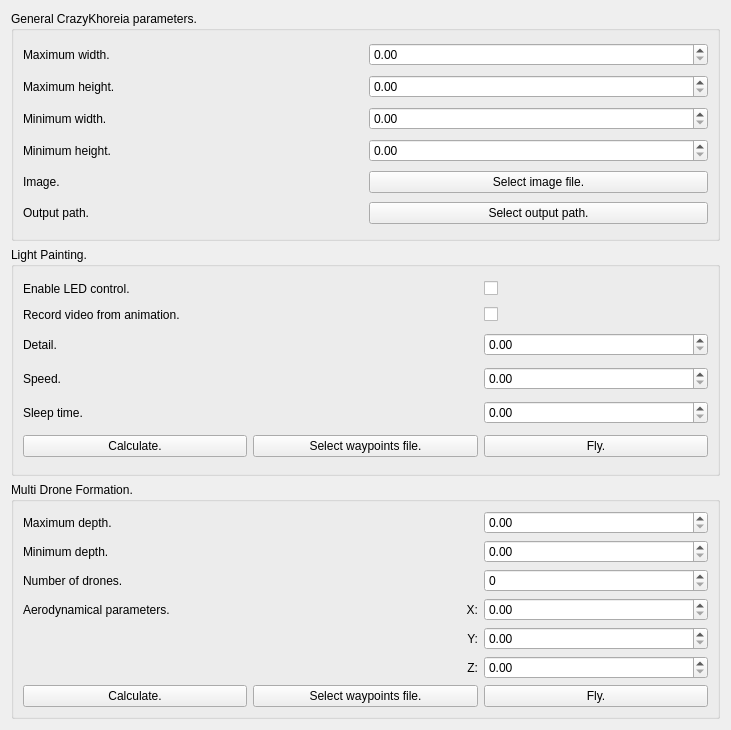
<?xml version="1.0" encoding="UTF-8"?>
<ui version="4.0">
 <class>Form</class>
 <widget class="QWidget" name="Form">
  <property name="geometry">
   <rect>
    <x>0</x>
    <y>0</y>
    <width>731</width>
    <height>730</height>
   </rect>
  </property>
  <property name="windowTitle">
   <string>CrazyKhoreia</string>
  </property>
  <layout class="QVBoxLayout" name="verticalLayout">
   <item>
    <widget class="QGroupBox" name="groupBox_3">
     <property name="title">
      <string>General CrazyKhoreia parameters.</string>
     </property>
     <layout class="QGridLayout" name="gridLayout_3">
      <item row="3" column="0">
       <widget class="QLabel" name="label_7">
        <property name="text">
         <string>Minimum height.</string>
        </property>
       </widget>
      </item>
      <item row="0" column="0">
       <widget class="QLabel" name="label_8">
        <property name="text">
         <string>Maximum width.</string>
        </property>
       </widget>
      </item>
      <item row="1" column="0">
       <widget class="QLabel" name="label_5">
        <property name="text">
         <string>Maximum height.</string>
        </property>
       </widget>
      </item>
      <item row="1" column="2">
       <widget class="QDoubleSpinBox" name="MAX_HEIGHT"/>
      </item>
      <item row="3" column="2">
       <widget class="QDoubleSpinBox" name="MIN_HEIGHT"/>
      </item>
      <item row="5" column="2">
       <widget class="QPushButton" name="outPathBtn">
        <property name="text">
         <string>Select output path.</string>
        </property>
       </widget>
      </item>
      <item row="5" column="0">
       <widget class="QLabel" name="label_11">
        <property name="text">
         <string>Output path.</string>
        </property>
       </widget>
      </item>
      <item row="4" column="0">
       <widget class="QLabel" name="label">
        <property name="text">
         <string>Image.</string>
        </property>
       </widget>
      </item>
      <item row="0" column="2">
       <widget class="QDoubleSpinBox" name="MAX_WIDTH">
        <property name="wrapping">
         <bool>false</bool>
        </property>
        <property name="frame">
         <bool>true</bool>
        </property>
        <property name="buttonSymbols">
         <enum>QAbstractSpinBox::UpDownArrows</enum>
        </property>
        <property name="showGroupSeparator" stdset="0">
         <bool>false</bool>
        </property>
       </widget>
      </item>
      <item row="2" column="0">
       <widget class="QLabel" name="label_6">
        <property name="text">
         <string>Minimum width.</string>
        </property>
       </widget>
      </item>
      <item row="4" column="2">
       <widget class="QPushButton" name="ImageSelector">
        <property name="text">
         <string>Select image file.</string>
        </property>
       </widget>
      </item>
      <item row="2" column="2">
       <widget class="QDoubleSpinBox" name="MIN_WIDTH"/>
      </item>
     </layout>
    </widget>
   </item>
   <item>
    <widget class="QGroupBox" name="groupBox">
     <property name="title">
      <string>Light Painting.</string>
     </property>
     <layout class="QGridLayout" name="gridLayout_2">
      <item row="3" column="2">
       <widget class="QDoubleSpinBox" name="speed"/>
      </item>
      <item row="5" column="0">
       <widget class="QPushButton" name="calculateLP">
        <property name="text">
         <string>Calculate.</string>
        </property>
       </widget>
      </item>
      <item row="3" column="0">
       <widget class="QLabel" name="label_4">
        <property name="text">
         <string>Speed.</string>
        </property>
       </widget>
      </item>
      <item row="0" column="0">
       <widget class="QLabel" name="label_2">
        <property name="text">
         <string>Enable LED control.</string>
        </property>
       </widget>
      </item>
      <item row="2" column="0">
       <widget class="QLabel" name="label_3">
        <property name="text">
         <string>Detail.</string>
        </property>
       </widget>
      </item>
      <item row="4" column="0">
       <widget class="QLabel" name="label_9">
        <property name="text">
         <string>Sleep time.</string>
        </property>
       </widget>
      </item>
      <item row="1" column="0">
       <widget class="QLabel" name="label_10">
        <property name="text">
         <string>Record video from animation.</string>
        </property>
       </widget>
      </item>
      <item row="4" column="2">
       <widget class="QDoubleSpinBox" name="sleepTime"/>
      </item>
      <item row="5" column="2">
       <widget class="QPushButton" name="flyLP">
        <property name="text">
         <string>Fly.</string>
        </property>
       </widget>
      </item>
      <item row="1" column="2">
       <widget class="QCheckBox" name="video">
        <property name="text">
         <string/>
        </property>
       </widget>
      </item>
      <item row="0" column="2">
       <widget class="QCheckBox" name="led">
        <property name="text">
         <string/>
        </property>
       </widget>
      </item>
      <item row="2" column="2">
       <widget class="QDoubleSpinBox" name="detail"/>
      </item>
      <item row="5" column="1">
       <widget class="QPushButton" name="selectLPWPS">
        <property name="text">
         <string>Select waypoints file.</string>
        </property>
       </widget>
      </item>
     </layout>
    </widget>
   </item>
   <item>
    <widget class="QGroupBox" name="groupBox_2">
     <property name="title">
      <string>Multi Drone Formation.</string>
     </property>
     <layout class="QGridLayout" name="gridLayout">
      <item row="3" column="2">
       <widget class="QDoubleSpinBox" name="boxShapeX"/>
      </item>
      <item row="2" column="2">
       <widget class="QSpinBox" name="nmbr_drones"/>
      </item>
      <item row="0" column="0">
       <widget class="QLabel" name="label_12">
        <property name="text">
         <string>Maximum depth.</string>
        </property>
        <property name="buddy">
         <cstring>label_12</cstring>
        </property>
       </widget>
      </item>
      <item row="0" column="2">
       <widget class="QDoubleSpinBox" name="MAX_DEPTH"/>
      </item>
      <item row="3" column="1">
       <widget class="QLabel" name="label_16">
        <property name="text">
         <string>X:</string>
        </property>
        <property name="alignment">
         <set>Qt::AlignRight|Qt::AlignTrailing|Qt::AlignVCenter</set>
        </property>
       </widget>
      </item>
      <item row="6" column="1">
       <widget class="QPushButton" name="selectWPSMDF">
        <property name="text">
         <string>Select waypoints file.</string>
        </property>
       </widget>
      </item>
      <item row="6" column="2">
       <widget class="QPushButton" name="flyMDF">
        <property name="text">
         <string>Fly.</string>
        </property>
       </widget>
      </item>
      <item row="6" column="0">
       <widget class="QPushButton" name="calculateMDF">
        <property name="text">
         <string>Calculate.</string>
        </property>
       </widget>
      </item>
      <item row="2" column="0">
       <widget class="QLabel" name="label_14">
        <property name="text">
         <string>Number of drones.</string>
        </property>
       </widget>
      </item>
      <item row="3" column="0">
       <widget class="QLabel" name="label_15">
        <property name="text">
         <string>Aerodynamical parameters.</string>
        </property>
       </widget>
      </item>
      <item row="5" column="2">
       <widget class="QDoubleSpinBox" name="boxShapeZ"/>
      </item>
      <item row="4" column="1">
       <widget class="QLabel" name="label_17">
        <property name="text">
         <string>Y:</string>
        </property>
        <property name="alignment">
         <set>Qt::AlignRight|Qt::AlignTrailing|Qt::AlignVCenter</set>
        </property>
       </widget>
      </item>
      <item row="1" column="2">
       <widget class="QDoubleSpinBox" name="MIN_DEPTH"/>
      </item>
      <item row="5" column="1">
       <widget class="QLabel" name="label_18">
        <property name="text">
         <string>Z:</string>
        </property>
        <property name="alignment">
         <set>Qt::AlignRight|Qt::AlignTrailing|Qt::AlignVCenter</set>
        </property>
       </widget>
      </item>
      <item row="1" column="0">
       <widget class="QLabel" name="label_13">
        <property name="text">
         <string>Minimum depth.</string>
        </property>
        <property name="buddy">
         <cstring>label_13</cstring>
        </property>
       </widget>
      </item>
      <item row="4" column="2">
       <widget class="QDoubleSpinBox" name="boxShapeY"/>
      </item>
     </layout>
    </widget>
   </item>
  </layout>
 </widget>
 <resources/>
 <connections/>
</ui>
